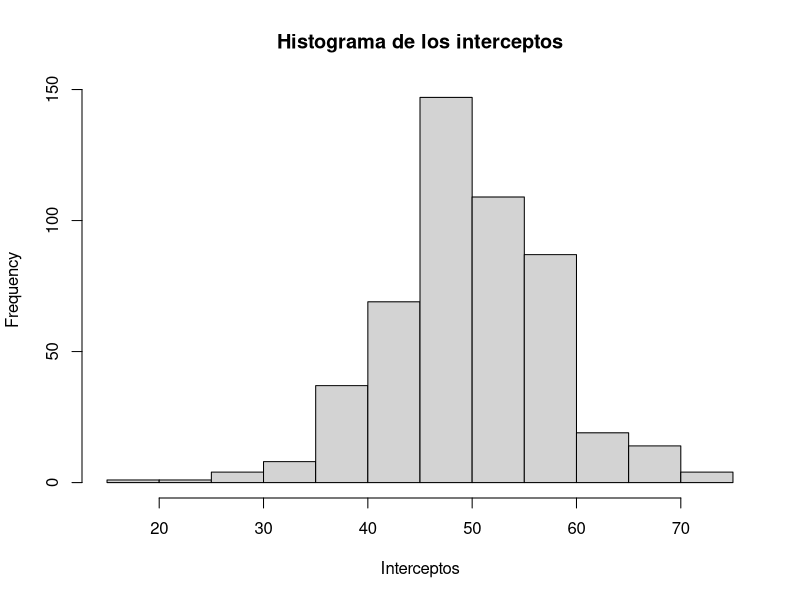
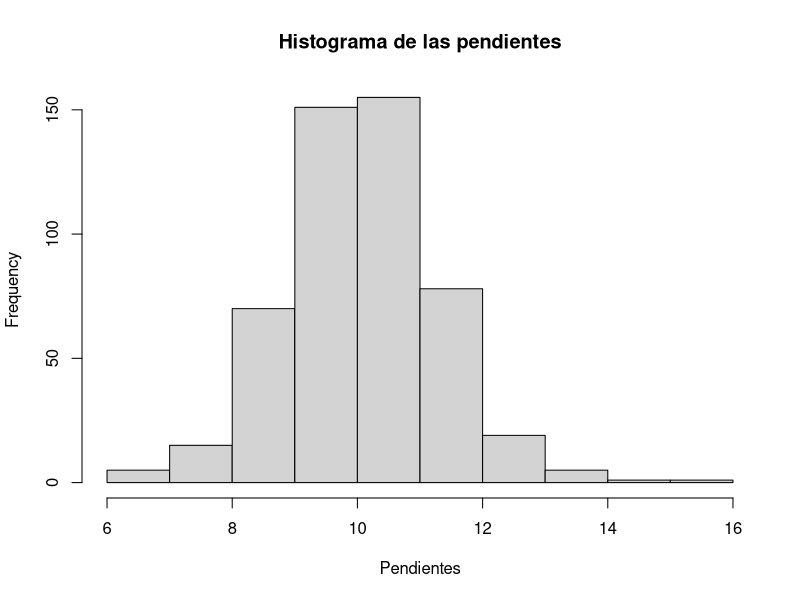
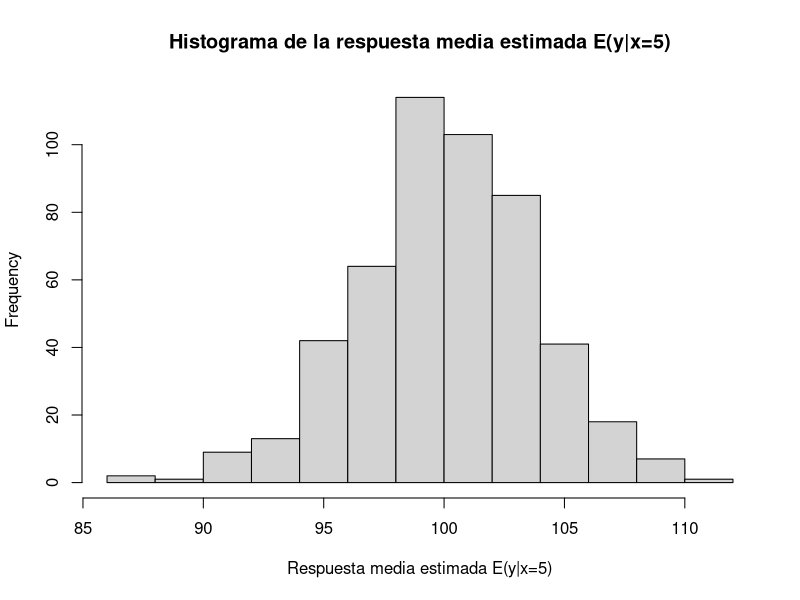

These charts were generated, in order, by the following R code:
x<-c(1,1.5,2,2.5,3,3.5,4,4.5,5,5.5,6,6.5,7,7.5,8,8.5,9,9.5,10,10.5) 
b0<-c() 
b1<-c()
RM<-c()
y<-c()
coefi<-c()
aux1<-0
aux2<-0
e<-0
for (i in 1:500) {
  e=rnorm(20,0,16)
  y=50+10*x+e
  reg_lin<-lm(y~x)
  coefi<-reg_lin$coefficients
  #b0 son los interceptos
  b0[i]<-coefi[1]
  #b1 las pendientes
  b1[i]<-coefi[2]
  #Respuesta media
  RM[i]<-reg_lin$fitted.values[9]
  a<-confint(reg_lin,level = 0.95)[2,1]
  b<-confint(reg_lin,level = 0.95)[2,2]
  
  #Ver si el calor verdadero c=10 esta en el intervalo de confianza de las pendientes
  if(a<= 10 & 10<= b){
    aux1<-aux1+1
  }
  
  #predict.lm calcula los intervalos de confianza de la respuesta media
  a<-predict.lm(reg_lin,interval = "confidence", level=0.95)[9,2]
  b<-predict.lm(reg_lin,interval = "confidence", level=0.95)[9,3]
  
  if(a<=100 & 100<=b){
    aux2<-aux2+1
  }
  
}

aux1
aux2

hist(b0,main = "Histograma de los interceptos",xlab = "Interceptos")
hist(b1,main = "Histograma de las pendientes",xlab = "Pendientes")
hist(RM,main = "Histograma de la respuesta media estimada E(y|x=5)",xlab = "Respuesta media estimada E(y|x=5)")
